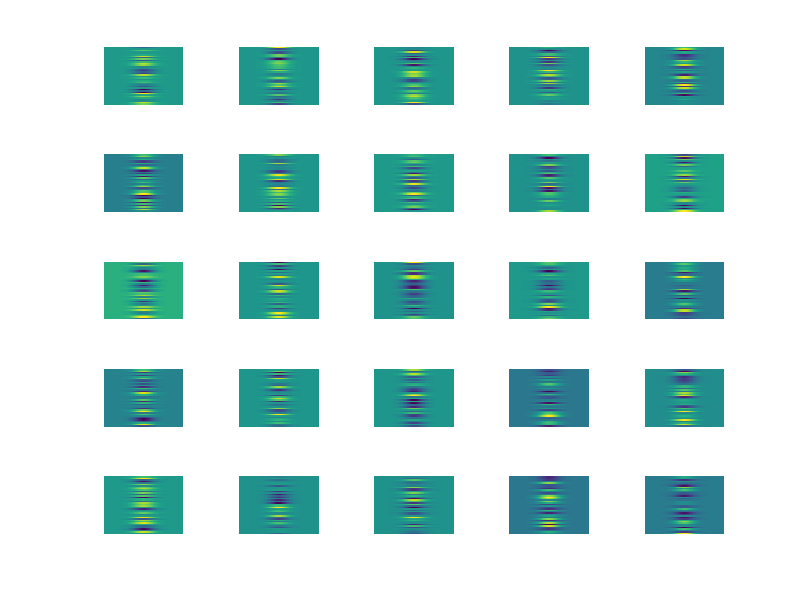

Write MATLAB code to recreate this figure.
function [  ] = view_kernels(  )

w = load('w.mat');
kernel = w.kernel;

ksize = size(kernel);
ksize = ksize(1:2);

figure;
itercnt = 0;
for i = 1:5
    for j = 1:5
        itercnt = itercnt + 1;
        subplot(5,5,itercnt);
        imagesc(reshape(kernel(:,:,1,itercnt),ksize));
        axis off;
    end
end

end

